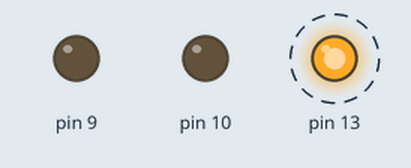
Simulated run of this sketch. Board: Arduino Uno, built with avr-gcc and run on an emulated ATmega328P. Parts: output pins drawn as LEDs (lit = HIGH). Dashed ring = blinking.

Above: at 0.5 s.
Timing chart, 0 to 4.6 s (numbered marks = the images above):
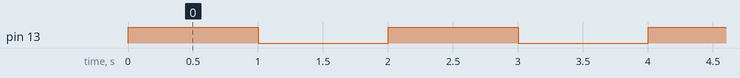

The sketch:

millis.ino
```cpp
unsigned long time;

void setup(){
  pinMode(13,OUTPUT);
  pinMode(10,OUTPUT);
  pinMode(9,OUTPUT);
  digitalWrite(9,LOW);
}
void loop(){
  digitalWrite(13,HIGH);
  delay(1000);
  digitalWrite(13,LOW);
  delay(1000);
}

void myMillis(int duration){


}
```

Measured:
- by itself, pin 13: alternates HIGH for 1.0 s and LOW for 1.0 s
